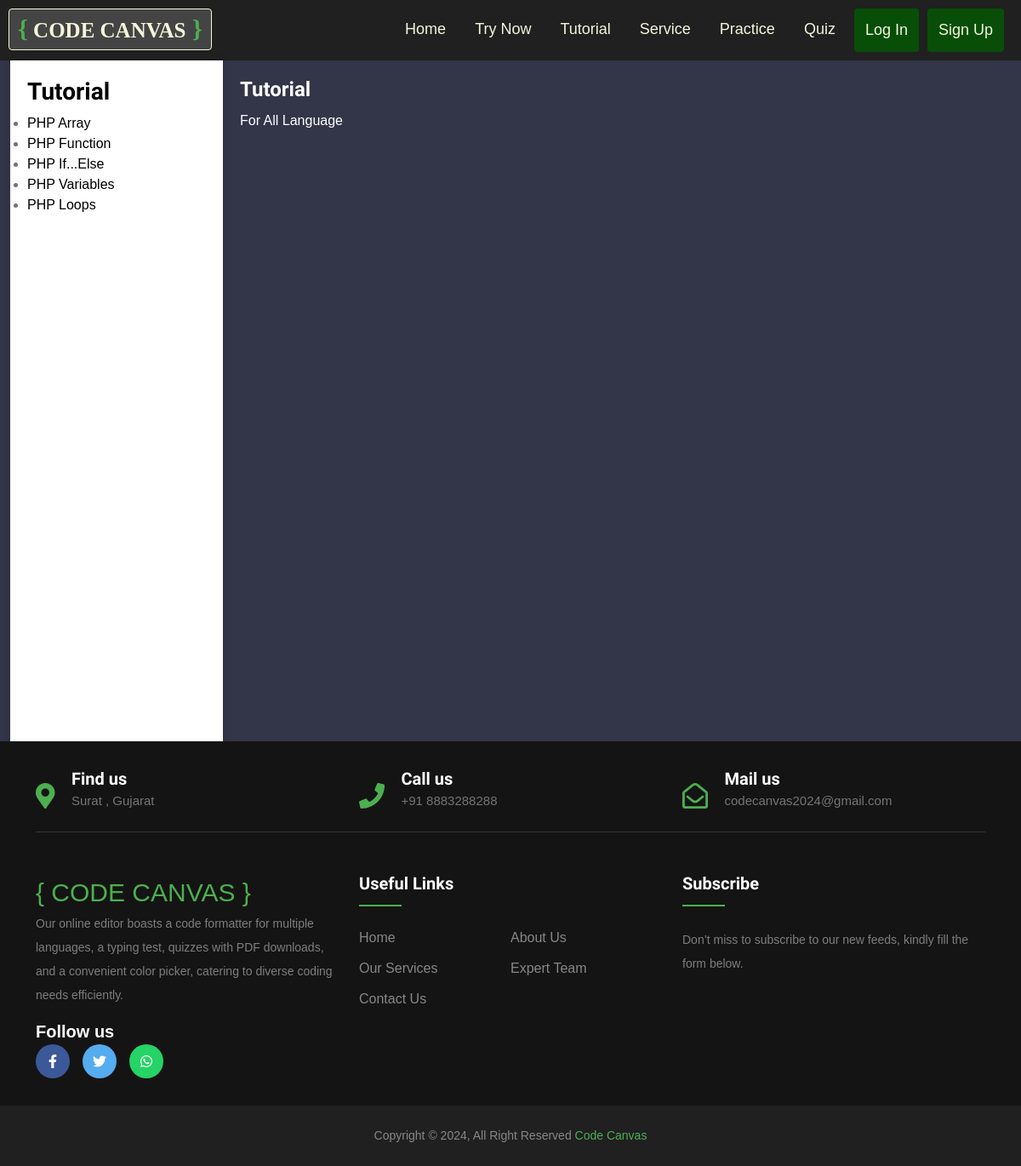
Page /tutorial_of_language.php on the earlier database version.
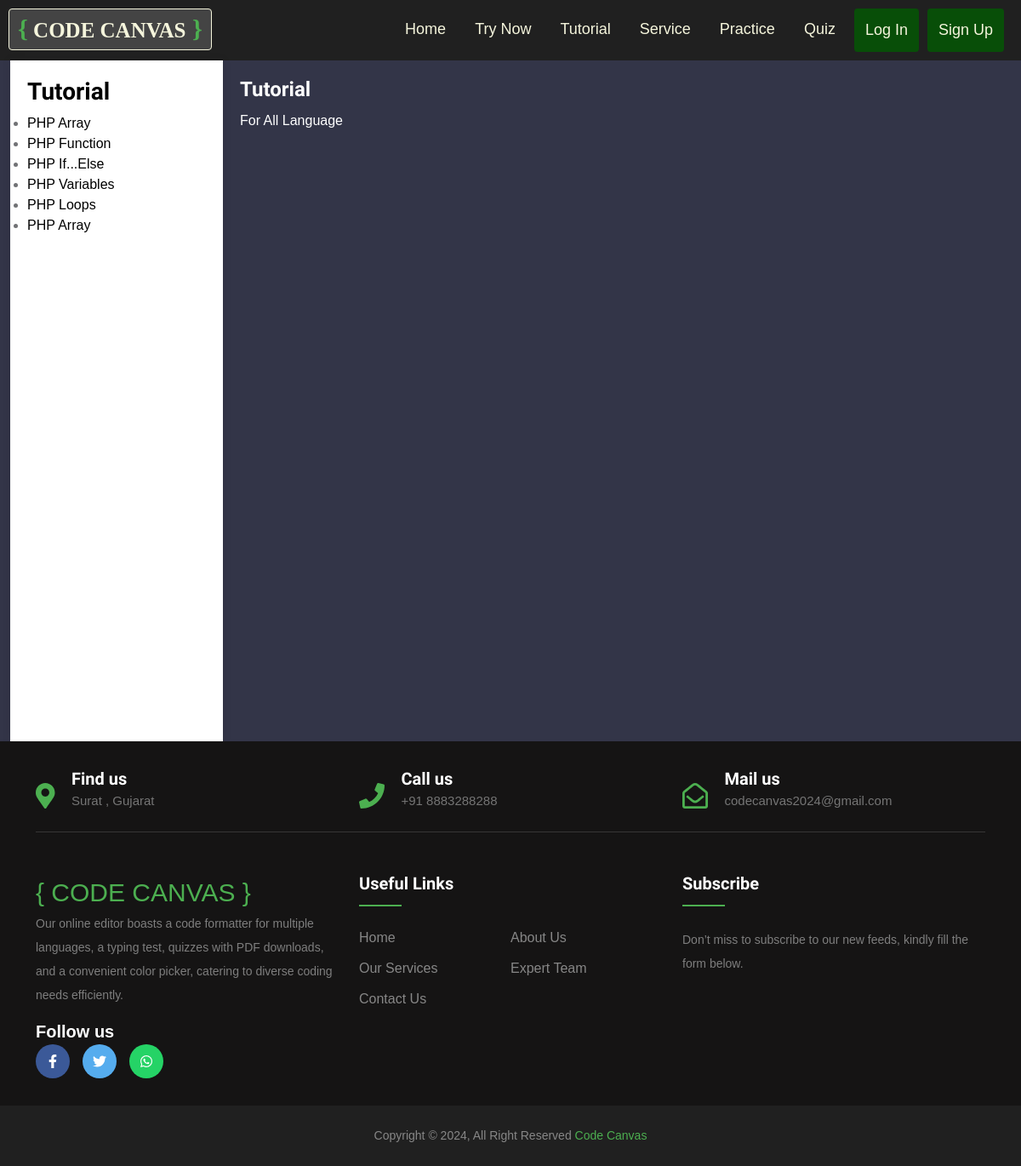
Same page on the later database version.
### tables this page shows
CREATE TABLE `tutorial` (
  `t_id` int(11) NOT NULL,
  `language` varchar(200) NOT NULL,
  `topic_name` varchar(200) NOT NULL,
  `description` varchar(1000) DEFAULT NULL,
  `t_code` varchar(3000) NOT NULL,
  `is_active` int(11) NOT NULL DEFAULT 1,
  `created_date` date NOT NULL DEFAULT current_timestamp()
);

### tutorial_of_language.php (the view, shortened to what this page needs)
<?php
    include 'db.php';
    if (isset($_SESSION['selected_language'])) {
        $selectedLanguage = $con->real_escape_string($_SESSION['selected_language']);
        $sql = "SELECT * FROM tutorial WHERE language = '$selectedLanguage'";
        $result = $con->query($sql);
    } else {
        $selectedLanguage1 = 'PHP';
        $sql = "SELECT * FROM tutorial WHERE language = '$selectedLanguage1'";
        $result = $con->query($sql);
    }
?>
<!DOCTYPE html>
<html lang="en">
<head>
    <link rel="stylesheet" href="https://cdnjs.cloudflare.com/ajax/libs/font-awesome/6.5.1/css/all.min.css" />
    <link rel="stylesheet" href="css/bootstrap.min.css">
    <link rel="stylesheet" href="css/bootstrap-icons.css">
    <link rel="stylesheet" href="css/owl.carousel.min.css">
    <link rel="stylesheet" href="css/owl.theme.default.min.css">
    <link href="css/templatemo-pod-talk.css" rel="stylesheet">
</head>
<body class="dark">
    <?php include 'header.php'; ?>
    <div class="container-fluid">
        <div class="sidebar">
            <h4><?php echo ucfirst($selectedLanguage); ?> Tutorial</h4>
    <ul>
        <?php
        while ($row = $result->fetch_assoc()) {
            $encodedTopic = urlencode($row['topic_name']);
            echo "<li><a href='tutorial_of_language.php?topic=$encodedTopic'>" . $row['topic_name'] . "</a></li>";
        }
        ?>
    </ul>
        </div>
        <div class="main-content">
        <?php
                if (isset($_GET['topic'])) {
                    $selectedTopic = $con->real_escape_string($_GET['topic']);
                    $topicSql = "SELECT * FROM tutorial WHERE topic_name = '$selectedTopic' AND language = '$selectedLanguage'";
                    $topicResult = $con->query($topicSql);
                    if ($topicResult) {
                        $topicRow = $topicResult->fetch_assoc();
                        if ($topicRow) {
                            echo "<h3>" . htmlspecialchars($topicRow['topic_name']) . "</h3>";
                            echo "<p>" . htmlspecialchars($topicRow['description']) . "</p></br>";
                            if (!empty($topicRow['t_code'])) {
                                echo "<p>Example :</p>";
                                echo "<div class='code-box'><pre class='code-text'>" . htmlspecialchars($topicRow['t_code']) . "</pre></div>";
                            } else {
                                echo "<p>No code available for this topic.</p>";
                            }
                        } else {
                            echo "<p>No data found for the selected topic.</p>";
                        }
                    } else {
                        echo "<p>Error executing the SQL query: " . $con->error . "</p>";
                    }
                    $encodedCode = urlencode($topicRow['t_code']);
                    $selectedLanguage = urlencode($selectedLanguage);
                    echo "<a href='editor.php?lang=$selectedLanguage&code=$encodedCode' style='display: inline-block; padding: 10px 20px; background-color: #4caf50; color: white; text-decoration: none; border-radius: 5px; transition: background-color 0.3s ease;'>Try Your Self</a>";
                 }
                else {
                    echo "<h3>Tutorial</h3>";
                    echo "<p>For All Language</p>";
                }
            ?>
        </div>
    </div>
    <?php include 'footer.php'; ?>
</body>
</html>

Differences in the rows shown:
added tutorial: topic_name "PHP Array"
